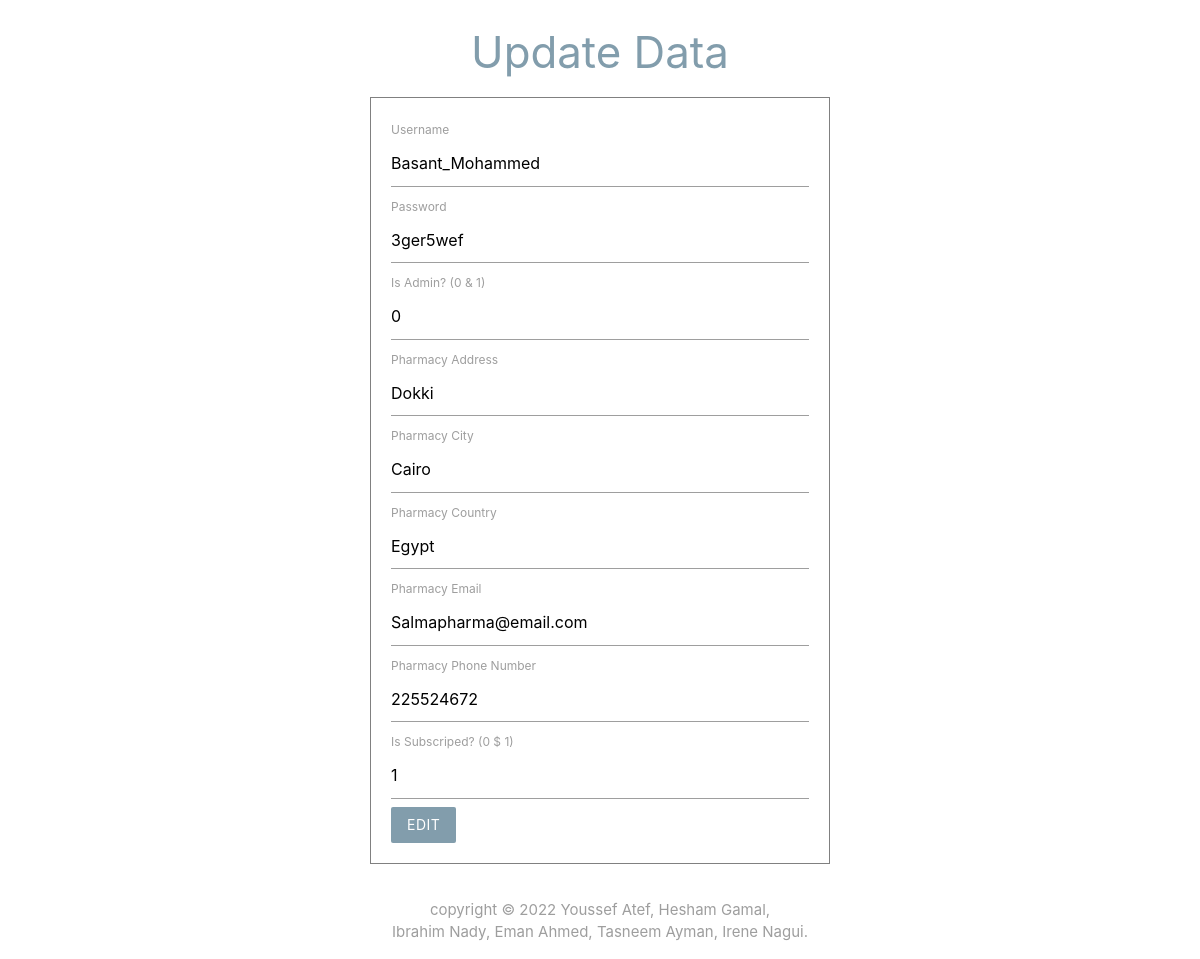
Screenshot of /edit.php?id=2&username=Basant_Mohammed with the database file from the repository.
### tables this page shows
CREATE TABLE `users` (
  `username` varchar(55) NOT NULL,
  `password` varchar(55) DEFAULT NULL,
  `pharma_id` int(11) NOT NULL,
  `isAdmin` int(1) DEFAULT NULL
);

CREATE TABLE `pharma` (
  `pharma_id` int(11) NOT NULL,
  `address` varchar(100) DEFAULT NULL,
  `city` varchar(55) DEFAULT NULL,
  `country` varchar(55) DEFAULT NULL,
  `email` varchar(55) DEFAULT NULL,
  `contact_number` varchar(55) DEFAULT NULL,
  `subscriped` int(1) DEFAULT NULL,
  `pharma_name` varchar(55) DEFAULT NULL
);

### edit.php (the view, shortened to what this page needs)
<!DOCTYPE html>
<html lang="en">
<head>
    <link rel="stylesheet" href="https://cdnjs.cloudflare.com/ajax/libs/materialize/1.0.0/css/materialize.min.css">
     <link rel="stylesheet" type="text/css" href="style.css">
</head>
<body>
    <?php
    include("server.php");
    $id = $_GET['id'];
    $username = $_GET['username'];
    $query = mysqli_query($conn,"Select * from users join pharma on users.pharma_id = pharma.pharma_id where users.pharma_id = '$id' and users.username='$username';");
    $data = mysqli_fetch_array($query);
    ?>
    <center><h3 style="color: #829dac;">Update Data</h3></center>
    <form method="POST">
        <label for="">Username</label>
        <input type="text" name='username' value="<?php echo $data['username']?>" placeholder="Username" required>
        <label for="">Password</label>
        <input type="text" name='password' value="<?php echo $data['password']?>" placeholder="Password" required>
        <label for="">Is Admin? (0 & 1)</label>
        <input type="text" name='isAdmin' value="<?php echo $data['isAdmin']?>" placeholder="Is Admin?" required>
        <label for="">Pharmacy Address</label>
        <input type="text" name='address' value="<?php echo $data['address']?>" placeholder="Pharmacy Address" required>
        <label for="">Pharmacy City</label>
        <input type="text" name='city' value="<?php echo $data['city']?>" placeholder="Pharmacy City" required>
        <label for="">Pharmacy Country</label>
        <input type="text" name='country' value="<?php echo $data['country']?>" placeholder="Pharmacy Country" required>
        <label for="">Pharmacy Email</label>
        <input type="text" name='email' value="<?php echo $data['email']?>" placeholder="Pharmacy Email" required>
        <label for="">Pharmacy Phone Number</label>
        <input type="text" name='contact_number' value="<?php echo $data['contact_number']?>" placeholder="Contact_number" required>
        <label for="">Is Subscriped? (0 $ 1)</label>
        <input type="text" name='subscriped' value="<?php echo $data['subscriped']?>" placeholder="Is Subscriped?" required>
        <input type="submit" name="edit" value="Edit" class="btn brand z-depth-0">
    </form>
    <footer class="section">
    <div class="center grey-text">copyright © 2022 Youssef Atef, Hesham Gamal, <br> Ibrahim Nady,
        Eman Ahmed, Tasneem Ayman, Irene Nagui.</div>
</footer>
</body>
</html>

### style.css (style rules this page uses)
* { margin: 0; padding: 0; box-sizing: border-box; }

### edit.php (style rules this page uses)
.brand { background: #829dac !important; ; }
form { max-width: 460px; margin: 20px auto; padding: 20px; border: grey; border-style: solid; border-width: 0.1px; }

### rows the page displays
users: username "Basant_Mohammed", password "3ger5wef", isAdmin "0", address "Dokki", city "Cairo", country "Egypt", email "Salmapharma@email.com", contact_number "225524672", subscriped "1"
